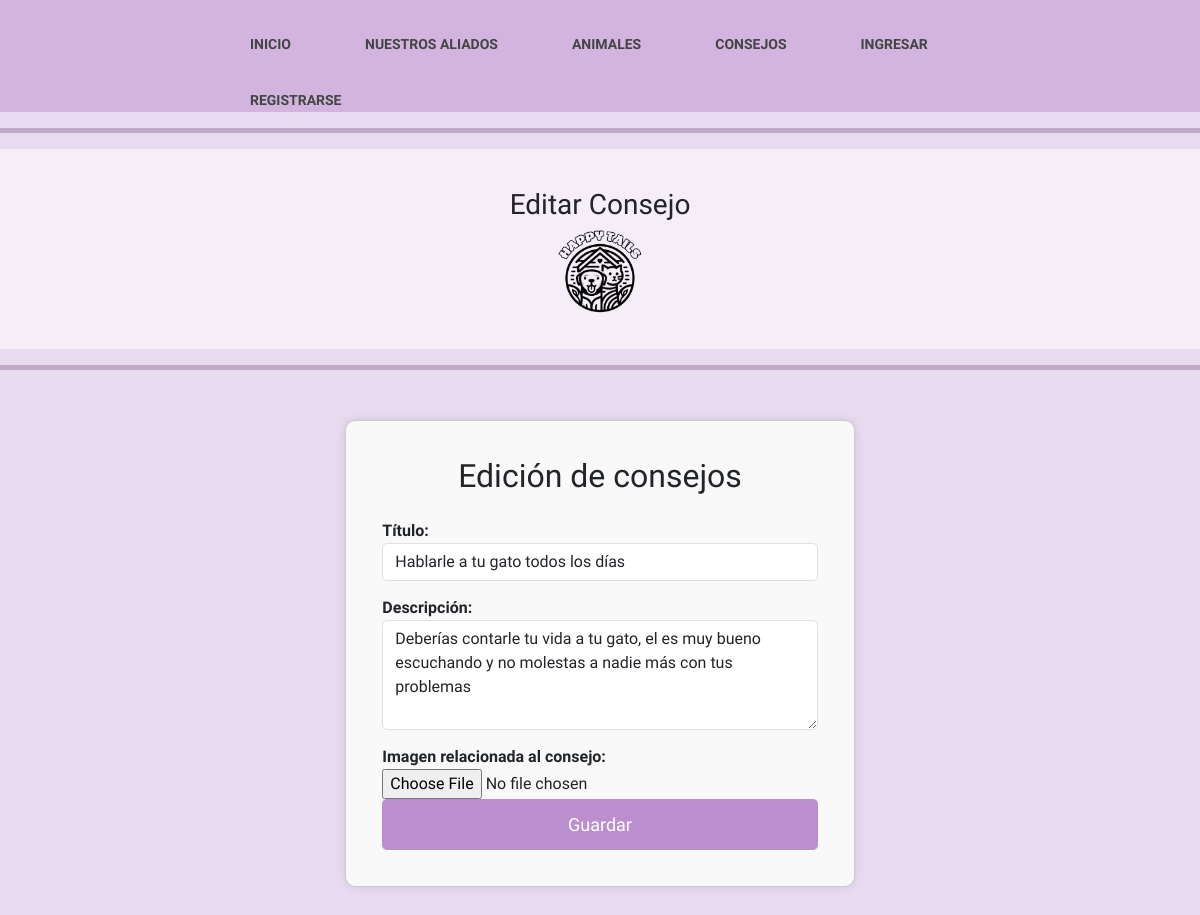
The page /consejitos/editarConsejo/1 on the database its author committed.
### user/models.py (models this page shows, shortened)
class Consejos (models.Model):
    idConsejo = models.AutoField(primary_key=True)
    titulo = models.CharField(max_length=50)
    descripcion = models.CharField(max_length=500)
    imagenConsejo = models.ImageField(null=True, blank=True, upload_to='fotos')

### core/views.py (the view)
# urls.py: path('consejitos/editarConsejo/<int:idConsejo>', editar_consejo),
def editar_consejo(request, idConsejo):
    consejo = Consejos.objects.get(idConsejo=idConsejo)
    data = {
        'titulo': 'Editar consejo',
        'consejos': consejo
    }
    return render(request, "core/editarConsejo.html", data)

### core/templates/core/editarConsejo.html (shortened to what this page needs)
{% extends 'core/base.html' %}
{% block content %}
{% load static %}
<hr class="lineaHorizontal">
<div class="Fondo">
    <div class="Texto">
        <h3>Editar Consejo</h3>
    </div>
    <img class="logo" src="{% static 'core/img/Logo H.png' %}" alt="Logo">
</div>
<hr class="lineaHorizontal">
<div class="container">
    <div class="row">
        <div class="col-md-8 offset-md-2">
            <div class="card">
                <div class="card-body">
                    <h2 class="text-center mb-4">Edición de consejos</h2>
                    <form id="formularioAliado" action="/edicionConsejo/" enctype="multipart/form-data" method="POST">
                        <div class="form-group">
                            <label for="txtTitulo">Título:</label>
                            <input type="text" id="txtTitulo" name="txtTitulo" class="form-control" value="{{consejos.titulo}}" minlength="3" maxlength="50" autofocus required>
                        </div>
                        <div class="form-group">
                            <label for="txtDescripcion">Descripción:</label>
                            <textarea id="txtDescripcion" name="txtDescripcion" class="form-control" rows="4" minlength="5" maxlength="500">{{consejos.descripcion}}</textarea>
                        </div>
                        <div class="form-group">
                            <label for="imagenConsejo">Imagen relacionada al consejo:</label>
                            <input type="file" id="imagenConsejo" name="imagenConsejo" class="form-control-file" value="{{consejos.imagenConsejo}}">
                        </div>
                        <div class="form-group">
                            <button type="submit" class="btn btn-success btn-block">Guardar</button>
                        </div>
                    </form>
                </div>
            </div>
        </div>
    </div>
</div>
{% endblock %}

### core/templates/core/base.html (style rules this page uses)
body { margin: 0; background: #222; font-family: 'Work Sans', sans-serif; font-weight: 800; }
.logo { float: left; padding: 0px 0; }

### core/templates/core/editarConsejo.html (style rules this page uses)
body { margin: 0; background: #E8DAEF ; font-family: 'Work Sans', sans-serif; font-weight: 800; }
.lineaHorizontal { height: 5px; background-color: #4A235A; color: #4A235A; }
.Texto { position: absolute; top: 30%; left: 50%; transform: translate(-50%, -50%); text-align: center; margin-bottom: 40px; }
.Fondo { background-color: #F5EEF8; padding: 100px; position: relative; }
.logo { position: absolute; top: 62%; left: 50%; transform: translate(-50%, -50%); margin-bottom: 0; max-width: 150px; border-radius: 100%; }
.container { max-width: 800px; margin: 50px auto; }
.card { background-color: #f9f9f9; padding: 20px; border-radius: 10px; box-shadow: 0 0 10px rgba(0, 0, 0, 0.1); }
h2 { text-align: center; margin-bottom: 20px; }
.form-control { border-radius: 5px; margin-bottom: 15px; }
.btn { width: 100%; padding: 12px; font-size: 18px; border: none; border-radius: 5px; cursor: pointer; background-color: rgb(187, 143, 206); color: white; box-sizing: border-box; }

### rows shown on the page
Consejos: txtTitulo "Hablarle a tu gato todos los días", txtDescripcion "Deberías contarle tu vida a tu gato, el es muy bueno escuchando y no molestas a nadie más con tus problemas"
